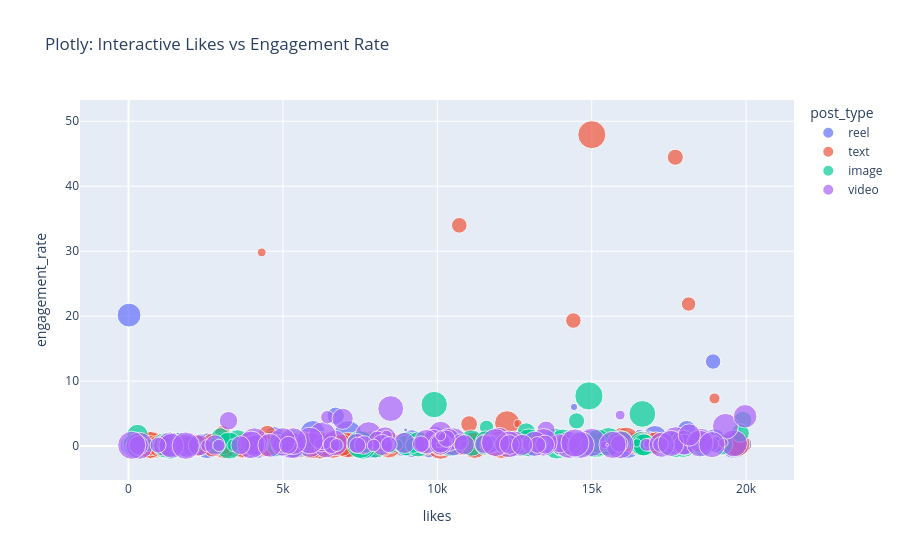

Here is the notebook cell this chart was saved with:
### Code cell
# 9. Plotly Interactive Chart
fig = px.scatter(df.sample(500), x="likes", y="engagement_rate", color="post_type", size="follower_count",
                 hover_data=['country', 'post_category'], title="Plotly: Interactive Likes vs Engagement Rate")
fig.show()
